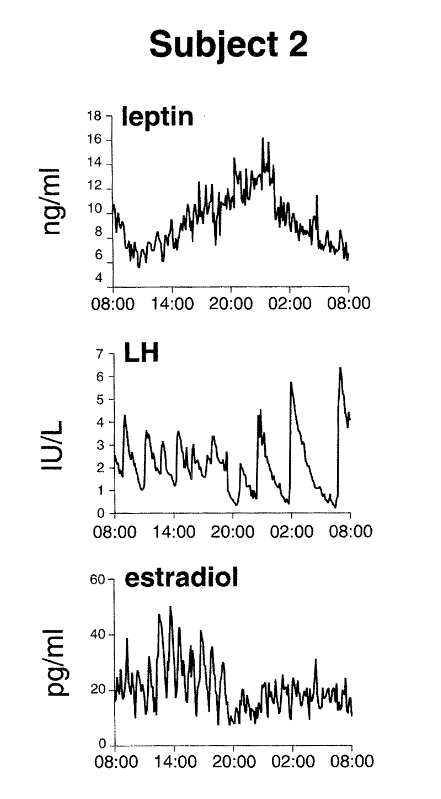
#> input picture Licinio_E2_LH.png, 441 x 799 px
$ python digitize_licinio.py
#> lines starting #> are read from the running program, lines starting #| are printed output that depends on the picture; after the words box and inside, x2 and y2 are one past the last pixel; in counts of white or black regions, pixels touching at a corner belong together
"""Digitize the Subject 2 E2 and LH panels from Licinio et al. (1998)."""

from pathlib import Path

import numpy as np
from PIL import Image

from rhythm_fft import SAMPLE_MINUTES


HERE = Path(__file__).resolve().parent
SOURCE = HERE / "Licinio_E2_LH.png"


def _digitize_panel(*, x_crop, y_crop, x_axis, y_axis, axis_max):
#> called with x_crop = (116, 353), y_crop = (592, 743), x_axis = (115, 351), y_axis = (745.5, 579), axis_max = 60
    x_start, x_stop = x_crop
    y_start, y_stop = y_crop
    with Image.open(SOURCE) as image:
#> image is the input picture: PIL image 441x799 RGB; min 0, max 255, mean 240.1
        gray = np.asarray(image.crop((x_start, y_start, x_stop, y_stop)).convert("L"))
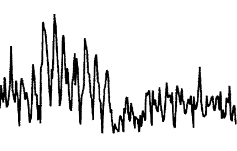
#> gray: shape (151, 237); min 0, max 255, mean 224.2
    # The median dark pixel in each column estimates the center of the line.
    dark = gray < gray.max() / 2
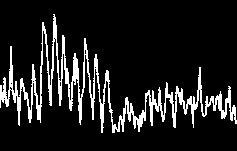
#> dark: shape (151, 237) bool; 12% white; 1 white region, box (x1, y1, x2, y2) and area: (0, 14, 237, 133) 4306
    trace_y = np.array([np.median(np.flatnonzero(column)) for column in dark.T]) + y_start
#> trace_y = 237 values, max 722 at index 117, min 618 at index 43, mean 687.8

    hours = np.arange(0, 24 * 60, SAMPLE_MINUTES) / 60
    x_first, x_last = x_axis
    sample_x = x_first + (x_last - x_first) * hours / 24
    # The 08:00 sample uses the first clear column, just right of the axis.
    sample_y = np.interp(sample_x, np.arange(x_start, x_stop), trace_y)
#> sample_y = 206 values, max 721.4 at index 103, min 619 at index 48, mean 687.7
    y_zero, y_top = y_axis
    concentration = axis_max * (y_zero - sample_y) / (y_zero - y_top)
#> concentration = 206 values, max 45.57 at index 48, min 8.68 at index 103, mean 20.84
    return np.column_stack((hours, concentration))


def digitize_licinio():
    """Return two columns: hours since 08:00 and approximate E2 in pg/mL."""
    return _digitize_panel(x_crop=(116, 353), y_crop=(592, 743),
                           x_axis=(115, 351), y_axis=(745.5, 579), axis_max=60)


def digitize_licinio_lh():
    """Return two columns: hours since 08:00 and approximate LH in IU/L."""
    return _digitize_panel(x_crop=(115, 351), y_crop=(364, 512),
                           x_axis=(114, 350), y_axis=(513, 353), axis_max=7)
#> call 2 of _digitize_panel, with x_crop = (115, 351), y_crop = (364, 512), x_axis = (114, 350), y_axis = (513, 353), axis_max = 7
#> in _digitize_panel (call 2), `gray = np.asarray(image.crop((x_start, y_start, x_stop, y_stop)).conve..`:
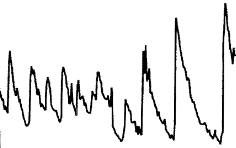
#> gray: shape (148, 236); min 0, max 255, mean 234.7
#> in _digitize_panel (call 2), `dark = gray < gray.max() / 2`:
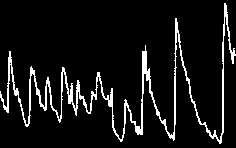
#> dark: shape (148, 236) bool; 8% white in thin lines or dots
#> in _digitize_panel (call 2), `trace_y = np.array([np.median(np.flatnonzero(column)) for column in da..`: trace_y = 236 values, max 505.5 at index 219, min 373.5 at index 225, mean 463.7
#> in _digitize_panel (call 2), `sample_y = np.interp(sample_x, np.arange(x_start, x_stop), trace_y)`: sample_y = 206 values, max 505 at index 192, min 373.5 at index 197, mean 463.8
#> in _digitize_panel (call 2), `concentration = axis_max * (y_zero - sample_y) / (y_zero - y_top)`: concentration = 206 values, max 6.1 at index 197, min 0.351 at index 192, mean 2.15


if __name__ == "__main__":
    np.save(HERE / "licinio_e2.npy", digitize_licinio())
    np.save(HERE / "licinio_lh.npy", digitize_licinio_lh())

$ run again, with added_e2_30_100.png copied over Licinio_E2_LH.png
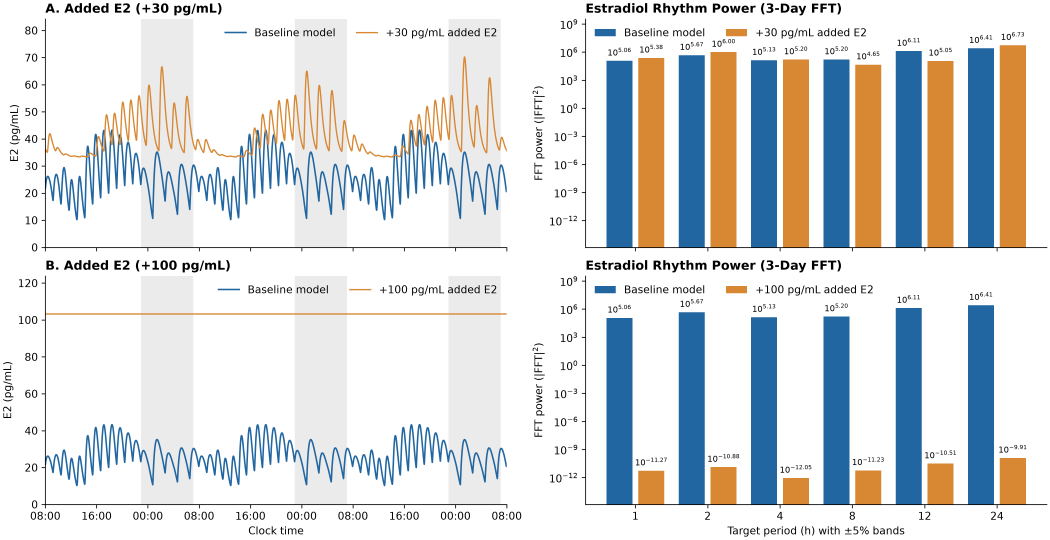
#> input picture added_e2_30_100.png, 4200 x 2160 px (shown at 1/4 size)
#> in _digitize_panel, image is the input picture: PIL image 4200x2160 RGBA; mean R, G, B, A 216.8, 219.7, 220.9, 255
#> dark: shape (151, 237) bool; 11.8% white; 10 white regions, largest, box (x1, y1, x2, y2) and area: (50, 0, 90, 151) 916, (129, 76, 153, 151) 837, (224, 38, 234, 151) 647
#> in _digitize_panel (call 2), `gray = np.asarray(image.crop((x_start, y_start, x_stop, y_stop)).conve..`:
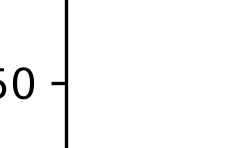
#> gray: shape (148, 236); min 0, max 255, mean 248.4
#> in _digitize_panel (call 2), `dark = gray < gray.max() / 2`:
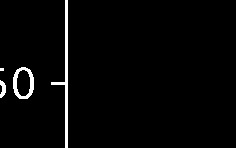
#> dark: shape (148, 236) bool; 2.4% white; 4 white regions (1 under 20 px), largest, box (x1, y1, x2, y2) and area: (51, 0, 68, 148) 486, (13, 67, 34, 99) 279, (0, 80, 6, 98) 70

$ run again, with lh_amplitude_joint_heatmaps_raw.png copied over Licinio_E2_LH.png
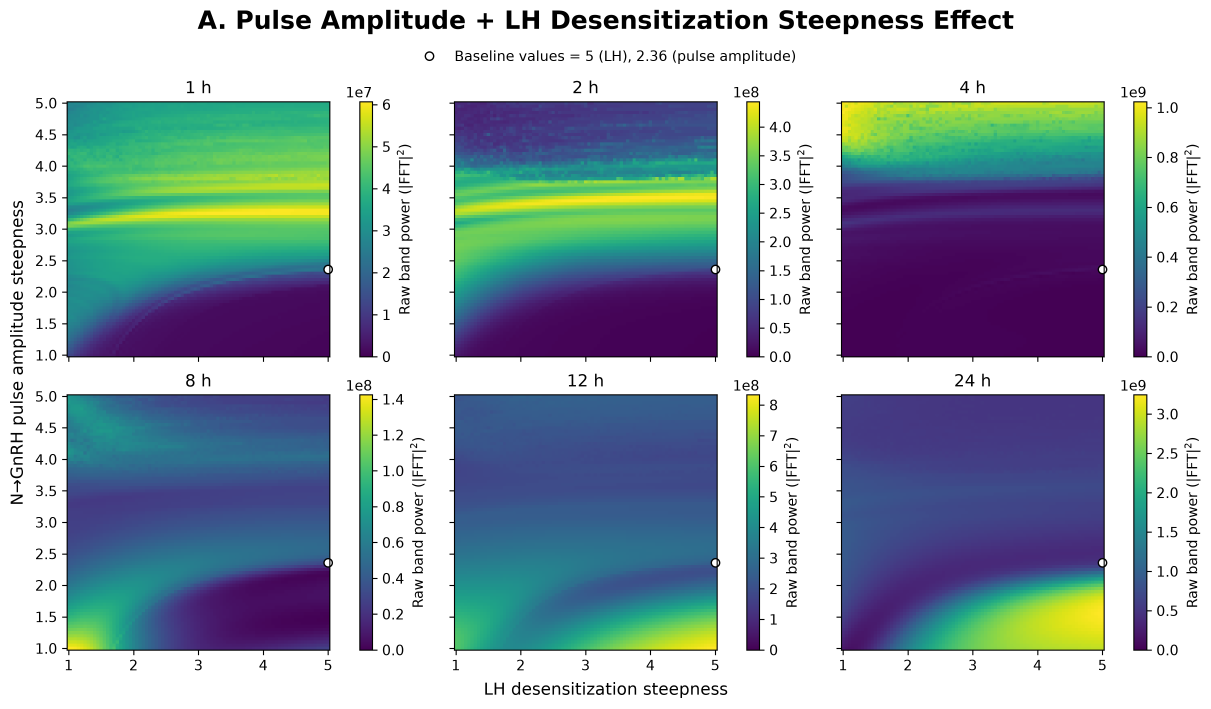
#> input picture lh_amplitude_joint_heatmaps_raw.png, 3631 x 2126 px (shown at 1/3 size)
#> in _digitize_panel, image is the input picture: PIL image 3631x2126 RGBA; mean R, G, B, A 156.3, 171.4, 180.3, 255
#> in _digitize_panel, `dark = gray < gray.max() / 2`:
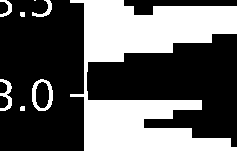
#> dark: shape (151, 237) bool; 36.9% white; 8 white regions (1 under 20 px), largest, box (x1, y1, x2, y2) and area: (70, 0, 237, 151) 12508, (32, 79, 53, 111) 279, (0, 79, 12, 111) 180
#> gray: shape (148, 236)
#> in _digitize_panel (call 2), `dark = gray < gray.max() / 2`:
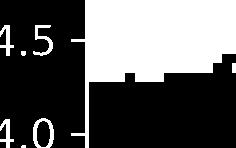
#> dark: shape (148, 236) bool; 36% white; 8 white regions (1 under 20 px), largest, box (x1, y1, x2, y2) and area: (71, 0, 236, 148) 11636, (33, 118, 54, 148) 261, (33, 25, 53, 56) 222

$ run again, with lh_amplitude_joint_heatmaps_relative.png copied over Licinio_E2_LH.png
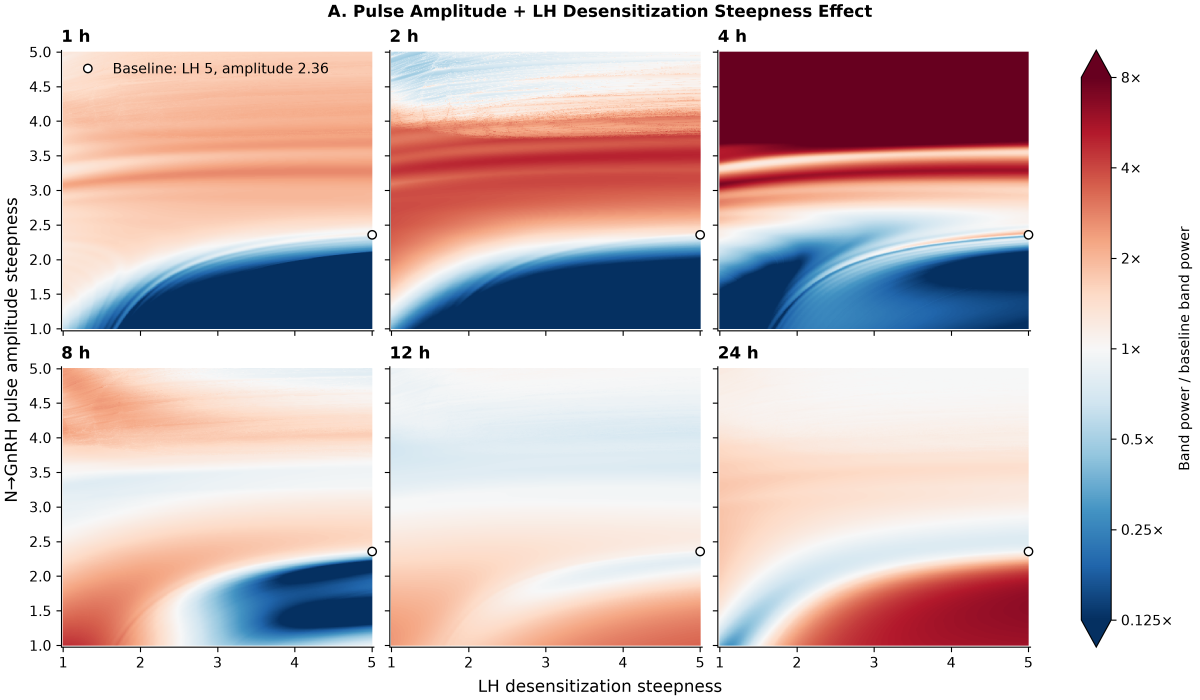
#> input picture lh_amplitude_joint_heatmaps_relative.png, 3600 x 2100 px (shown at 1/3 size)
#> in _digitize_panel, image is the input picture: PIL image 3600x2100 RGBA; mean R, G, B, A 214, 196.7, 197.4, 255
#> dark: shape (151, 237) bool; 2.1% white; 3 white regions, box (x1, y1, x2, y2) and area: (53, 0, 70, 151) 495, (15, 68, 35, 99) 236, (3, 94, 7, 99) 20
#> in _digitize_panel (call 2), `gray = np.asarray(image.crop((x_start, y_start, x_stop, y_stop)).conve..`:
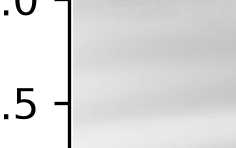
#> gray: shape (148, 236); min 0, max 255, mean 220.3
#> in _digitize_panel (call 2), `dark = gray < gray.max() / 2`:
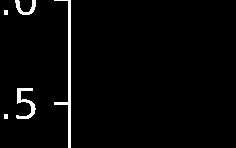
#> dark: shape (148, 236) bool; 2.6% white; 5 white regions, box (x1, y1, x2, y2) and area: (54, 0, 71, 148) 500, (16, 88, 36, 119) 236, (15, 0, 36, 15) 135, (4, 10, 8, 15) 20, (4, 114, 8, 119) 20
